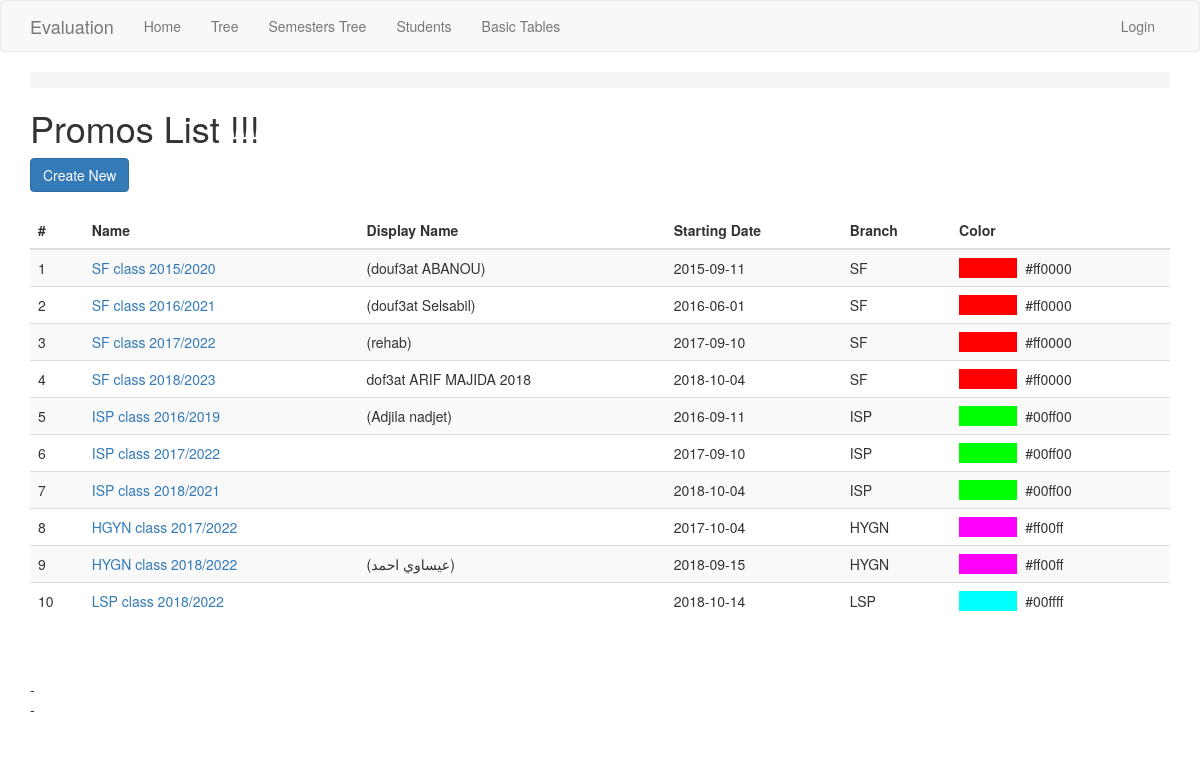
/promo/, run on an earlier commit of the app's database.
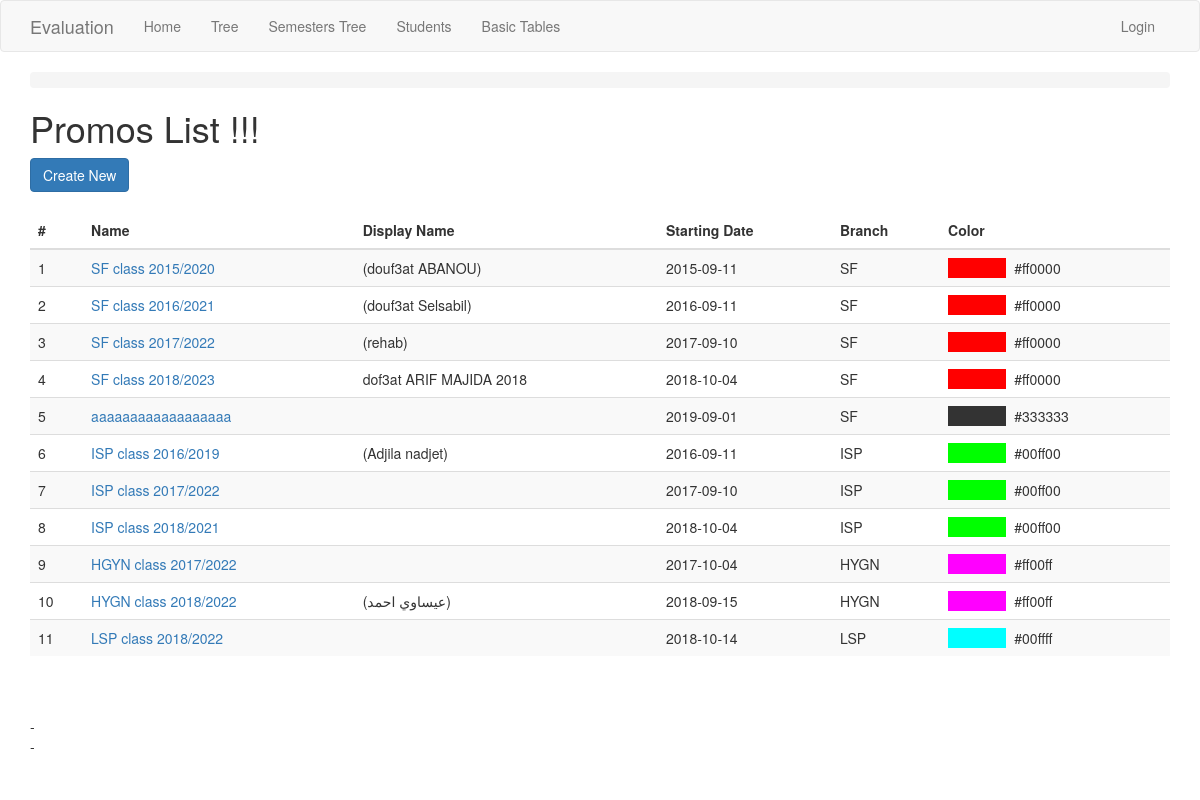
And on a later commit of the database.
### app/models.py (models this page shows, shortened)
class Promo(db.Model):
    id = db.Column(db.Integer, primary_key=True)
    name = db.Column(db.String(250), index=True, unique=True)
    display_name = db.Column(db.String(250))
    start_date = db.Column(db.Date)
    finish_date = db.Column(db.Date)
    color = db.Column(db.String(50))
    branch_id = db.Column(db.Integer, db.ForeignKey('branch.id'))
    sessions = db.relationship('Session', backref='promo')
    annual_session = db.relationship('AnnualSession', back_populates='promo')
    def get_color(self):
        return '#333333' if self.color == None or self.color == '' else self.color

class Branch(db.Model):
    id = db.Column(db.Integer, primary_key=True)
    name = db.Column(db.String(100), index=True, unique=True)
    description = db.Column(db.String(150))
    school_id = db.Column(db.Integer, db.ForeignKey('school.id'))
    students = db.relationship('Student', backref='branch')
    semesters = db.relationship('Semester', backref='branch')
    promos = db.relationship('Promo', backref='branch', order_by='Promo.start_date, Promo.name')

### app/routesBasicTables.py (the view)
@app.route('/promo/')
@register_breadcrumb(app, '.basic.promo', 'Promos')
def promo_index():
    promos = Promo.query.order_by(Promo.branch_id, Promo.start_date).all()
    return render_template('basic-forms/promo/index.html', title='Promos List', promos=promos)

### app/templates/basic-forms/promo/index.html (shortened to what this page needs)
{% extends "base.html" %}
{% block app_content %}
  <h1>Promos List !!!</h1>
  <div>
      <a class="btn btn-primary" href="{{ url_for('promo_create') }}">Create New</a>
  </div>
  <div>
      <table class="table table-striped">
      <thead>
        <tr>
          <th scope="col">#</th>
          <th scope="col">Name</th>
          <th scope="col">Display Name</th>
          <th scope="col">Starting Date</th>
          <th scope="col">Branch</th>
          <th scope="col">Color</th>
        </tr>
      </thead>
      <tbody>
      {% for promo in promos %}
        <tr>
          <td>{{loop.index}}</td>
          <td><a href="{{ url_for('promo_view', id=promo.id) }}">{{ promo.name }}</a></td>
          <td>{{ promo.display_name | replace("None", "") }}</td>
          <td>{{ promo.start_date | replace("None", "") }}</td>
          <td>{{ promo.branch.name | replace("None", "") }}</td>
          <td><span style="background-color: {{ promo.get_color() }};"
              >               </span>  {{ promo.get_color() }}
          </td>
        </tr>
      {% endfor %}
      </tbody>
    </table>
    - </br>
    - </br>
  </div>
{% endblock %}

What changed in the data, as far as the page shows it:
changed Promo "SF class 2016/2021": start_date "2016-06-01" → "2016-09-11"
added Promo: name "aaaaaaaaaaaaaaaaaa", start_date "2019-09-01", branch.name "SF", get_color "#333333"
